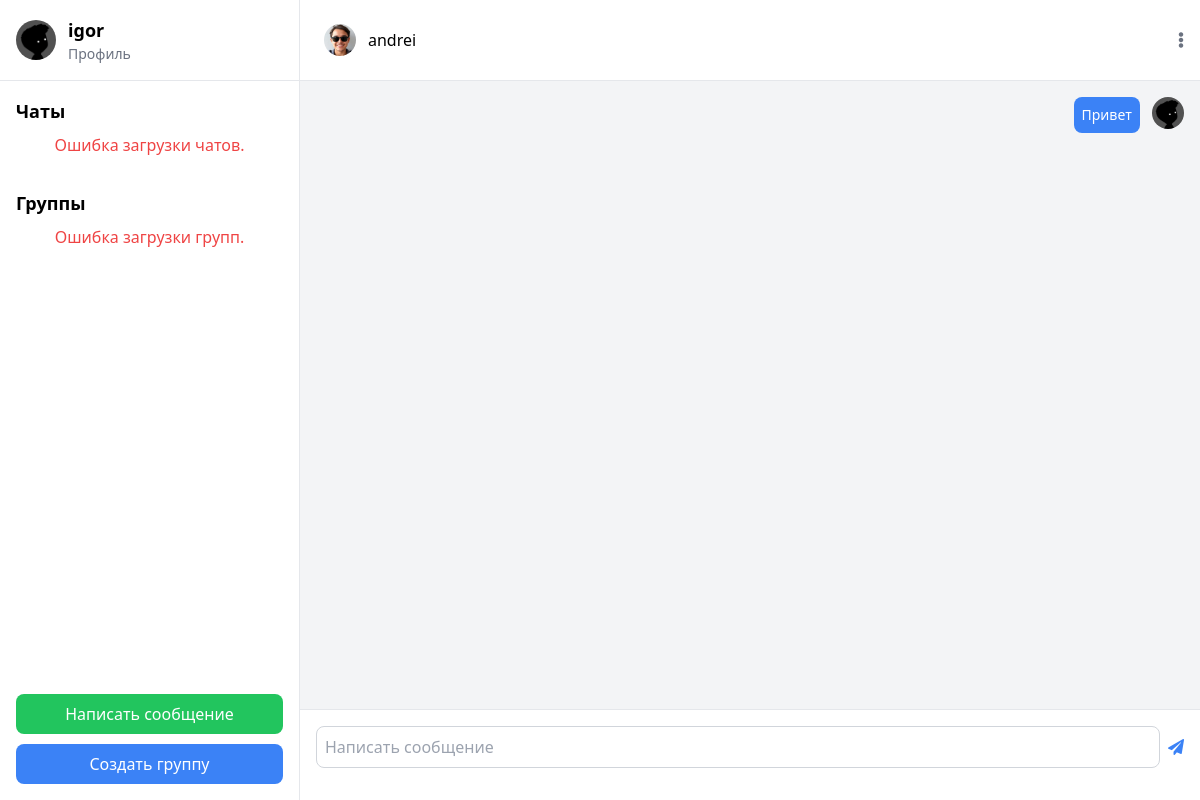
Page /personal-chat/andrei/ (signed in) on the earlier database version.
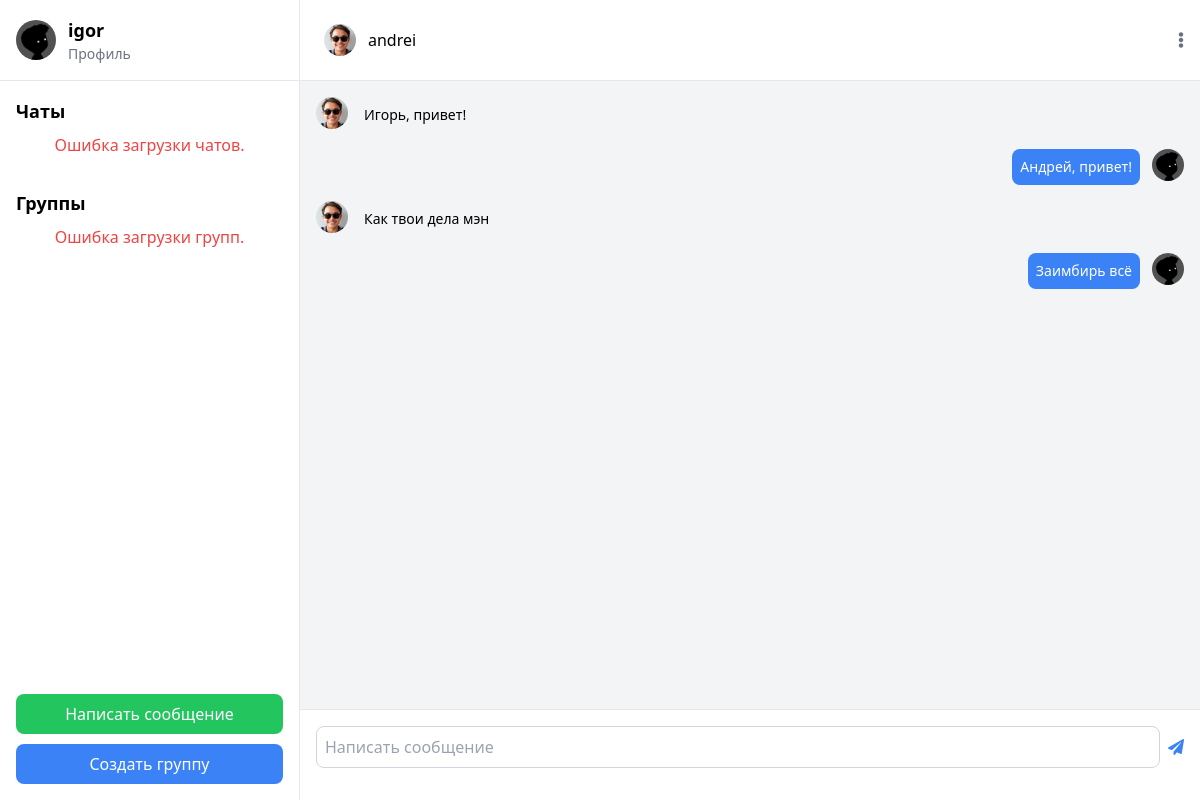
Same page on the later database version.
### chat/models.py (models this page shows, shortened)
class Message(models.Model):
    chat = models.ForeignKey(Chat, related_name='messages', on_delete=models.CASCADE, null=True)
    sender = models.ForeignKey(settings.AUTH_USER_MODEL, related_name='sent_messages', on_delete=models.CASCADE)
    receiver = models.ForeignKey(settings.AUTH_USER_MODEL, related_name='received_messages', on_delete=models.CASCADE, null=True, blank=True)
    content = models.TextField()
    timestamp = models.DateTimeField(auto_now_add=True)
    group = models.ForeignKey('Group', on_delete=models.CASCADE, null=True, blank=True)
    is_read = models.BooleanField(default=False)  # Поле для статуса прочтения

class CustomUser (AbstractUser ):
    about = models.TextField()
    phone_number = models.CharField(max_length=15)
    photo = models.ImageField(upload_to='images/', blank=True, null=True, default='images/user-default.png')

### chat/views.py (the view)
# urls.py: path('personal-chat/<str:user>/', chat_view, name="personal_chat"),
@login_required
def chat_view(request, user):
    other_user = get_object_or_404(CustomUser , username=user)
    Message.objects.filter(receiver=request.user, sender=other_user, is_read=False).update(is_read=True)
    messages = Message.objects.filter(
        (Q(sender=request.user) & Q(receiver=other_user)) |
        (Q(sender=other_user) & Q(receiver=request.user))
    ).order_by('timestamp')
    unread_count = Message.objects.filter(receiver=request.user, sender=other_user, is_read=False).count()
    return render(request, 'chat/chat.html', {
        'messages': messages,
        'other_user': other_user,
        'chat_type': 'personal',  # Указываем тип чата
        'chat_avatar_url': other_user.photo.url if other_user.photo else None,  # URL аватара
        'chat_title': other_user.username,  # Имя пользователя
        'unread_count': unread_count,  # Количество непрочитанных сообщений
    })

### templates/chat/chat.html (shortened to what this page needs)
{% extends 'chat/main.html' %}
{% block header %}
<div class="flex-1 flex flex-col">
    <div class="flex items-center justify-between bg-white">
        <div class="flex items-center p-2 rounded-lg">
            <img alt="Chat avatar placeholder" class="w-8 h-8 rounded-full" height="40" src="{{ chat_avatar_url }}" width="40"/>
            <span class="ml-3 text-500">{{ chat_title }}</span>
        </div>
        <button class="text-gray-500" id="optionsButton">
            <i class="fas fa-ellipsis-v"></i>
        </button>
    </div>
</div>
{% endblock header %}
{% block content %}
<div class="flex-1 p-4 overflow-y-auto" id="chat-log">
    {% for message in messages %}
        <div class="flex mb-4 {% if message.sender == request.user %}justify-end{% endif %}">
            {% if message.sender != request.user %}
                <img alt="User  avatar placeholder" class="w-8 h-8 rounded-full" height="40" src="{{ message.sender.photo.url }}" width="40"/>
            {% endif %}
            <div class="{% if message.sender == request.user %}mr-3 bg-blue-500 text-white{% else %}ml-2 bg-gray-100{% endif %} p-2 rounded-lg">
                <p class="text-sm">
                    {{ message.content }}
                </p>
            </div>
            {% if message.sender == request.user %}
                <img alt="User  avatar placeholder" class="w-8 h-8 rounded-full" height="40" src="{{ message.sender.photo.url }}" width="40"/>
            {% endif %}
        </div>
    {% endfor %}
</div>
<div class="p-4 bg-white border-t border-gray-200">
    <form id="message-form">
        <div class="flex items-center">
            <input class="flex-1 p-2 border border-gray-300 rounded-lg" id="message-input" placeholder="Написать сообщение" type="text" required/>
            <button class="ml-2 text-blue-500" type="submit">
                <i class="fas fa-paper-plane"></i>
            </button>
        </div>
    </form>
</div>
{% endblock content %}

Differences in the rows shown:
removed Message: content "Привет", sender.photo (picture)
added Message: sender.photo (picture), content "Игорь, привет!"
added Message: content "Андрей, привет!", sender.photo (picture)
added Message: sender.photo (picture), content "Как твои дела мэн"
added Message: content "Заимбирь всё", sender.photo (picture)
